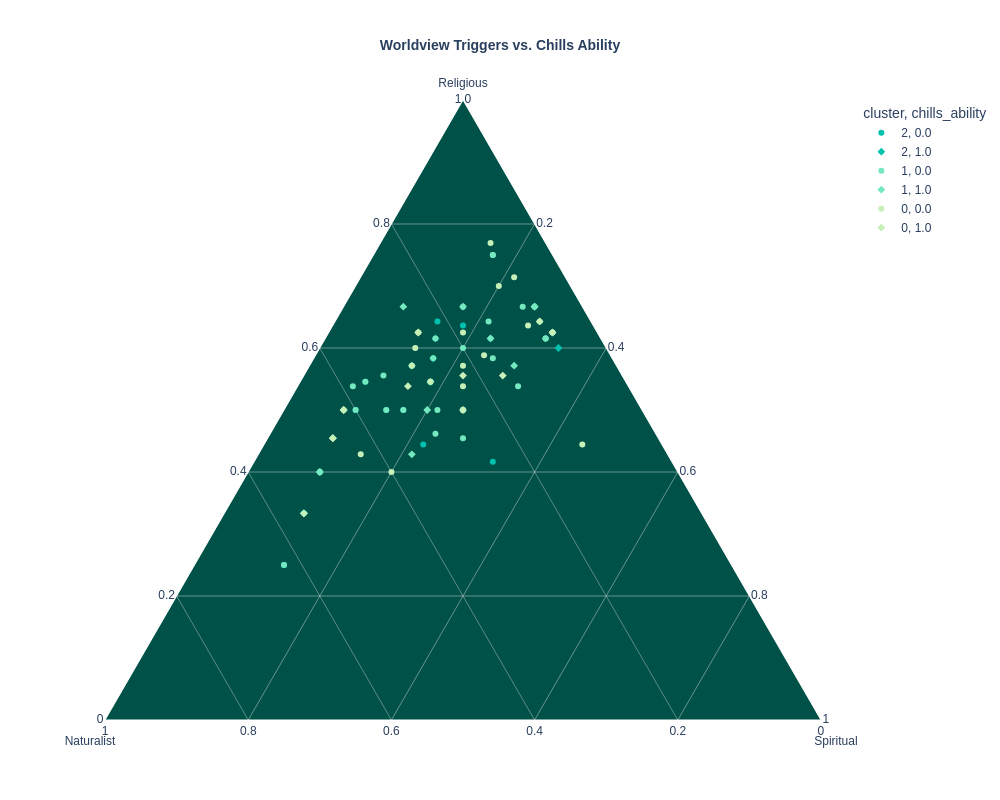

The notebook cell saved with this chart:
### Code cell
# 3. Build the plot using cleaned_data
fig = px.scatter_ternary(
    cleaned_data, 
    a="Religious_Score", 
    b="Naturalist_Score", 
    c="Spiritual_Score",
    color="cluster",           
    symbol="chills_ability",   
    size_max=15,
    # Plotly titles use HTML tags for bolding
    title="<b>Worldview Triggers vs. Chills Ability</b>",
    labels={
        "Religious_Score": "Theistic Triggers", 
        "Naturalist_Score": "Naturalist Triggers", 
        "Spiritual_Score": "Spiritual Triggers"
    },
    color_discrete_sequence=pheno_colors, # Applying your hex colors
    hover_data=['Participant_ID', 'worldview']
)

# Update layout for larger display and specific styling
fig.update_layout({
    'width': 1000,
    'height': 800,
    'title': {
        'font': {'size': 14}, # Requested title size
        'x': 0.5,             # Center the title
        'xanchor': 'center'
    },
    'ternary': {
        'sum': None,
        'aaxis': {
            'title': 'Religious', 
            'titlefont': {'size': 12}, # Requested axis label size
            'gridcolor': '#E3E3E3',       # Grid color
            'gridwidth': 0.4           # Grid weight
        },
        'baxis': {
            'title': 'Naturalist', 
            'titlefont': {'size': 12}, 
            'gridcolor': '#E3E3E3', 
            'gridwidth': 0.4
        },
        'caxis': {
            'title': 'Spiritual', 
            'titlefont': {'size': 12}, 
            'gridcolor': '#E3E3E3', 
            'gridwidth': 0.4
        },
        'bgcolor': '#005248' # Keeps the background clean for the grey grid
    },
    'legend': {'font': {'size': 12}},
    'font': {'family': "Arial"} # Clean font for all text
})

fig.show()

### Figure 1 — Plotly figure (JSON) as saved in the notebook; plotly's stock layout.template omitted (floating-point values rounded to 4 significant figures)
{"data": [{"a": [3, 6, 8, 5, 2, 3, 9, 4, 7, 8, 5, 7, 2, 6, 4, 6, 6], "b": [5, 4, 4, 4, 5, 5, 3, 3, 2, 2, 3, 5, 5, 3, 5, 4, 3], "c": [1, 2, 2, 1, 1, 1, 2, 2, 2, 3, 4, 2, 1, 2, 1, 1, 2], "customdata": [[1, "Atheist/Naturalist"], [15, "Agnostic/Secular"], [18, "Spiritual but not Religious"], [20, "Agnostic/Secular"], [21, "Atheist/Naturalist"], [25, "Agnostic/Secular"], [30, "Religious/Theistic"], [35, "Spiritual but not Religious"], [38, "Religious/Theistic"], [53, "Spiritual but not Religious"], [73, "Spiritual but not Religious"], [88, "Atheist/Naturalist"], [91, "Agnostic/Secular"], [92, "Spiritual but not Religious"], [93, "Atheist/Naturalist"], [94, "Agnostic/Secular"], [95, "Atheist/Naturalist"]], "hovertemplate": "cluster=2<br>chills_ability=0.0<br>Theistic Triggers=%{a}<br>Naturalist Triggers=%{b}<br>Spiritual Triggers=%{c}<br>Participant_ID=%{customdata[0]}<br>worldview=%{customdata[1]}<extra></extra>", "legendgroup": "2, 0.0", "marker": {"color": "#00C2AE", "symbol": "circle"}, "mode": "markers", "name": "2, 0.0", "showlegend": true, "subplot": "ternary", "type": "scatterternary"}, {"a": [4, 9, 7, 8, 10, 3], "b": [5, 1, 3, 3, 1, 5], "c": [1, 5, 2, 2, 4, 1], "customdata": [[14, "Atheist/Naturalist"], [27, "Religious/Theistic"], [29, "Atheist/Naturalist"], [86, "Religious/Theistic"], [98, "Religious/Theistic"], [100, "Atheist/Naturalist"]], "hovertemplate": "cluster=2<br>chills_ability=1.0<br>Theistic Triggers=%{a}<br>Naturalist Triggers=%{b}<br>Spiritual Triggers=%{c}<br>Participant_ID=%{customdata[0]}<br>worldview=%{customdata[1]}<extra></extra>", "legendgroup": "2, 1.0", "marker": {"color": "#00C2AE", "symbol": "diamond"}, "mode": "markers", "name": "2, 1.0", "showlegend": true, "subplot": "ternary", "type": "scatterternary"}, {"a": [4, 7, 5, 5, 7, 6, 2, 9, 4, 6, 7, 8, 6, 8, 6, 8, 8, 9, 6, 9, 6, 5, 10, 7, 7, 10, 10, 8, 6, 6, 7, 9, 6, 8], "b": [5, 4, 3, 3, 2, 3, 5, 1, 5, 3, 5, 1, 3, 2, 4, 1, 3, 2, 5, 1, 2, 4, 1, 2, 3, 1, 5, 1, 3, 4, 5, 1, 4, 1], "c": [1, 3, 3, 1, 4, 3, 1, 4, 1, 3, 2, 4, 3, 2, 3, 3, 2, 3, 1, 2, 2, 1, 5, 3, 2, 4, 5, 4, 2, 2, 1, 2, 1, 4], "customdata": [[2, "Atheist/Naturalist"], [3, "Atheist/Naturalist"], [4, "Spiritual but not Religious"], [7, "Agnostic/Secular"], [8, "Other"], [10, "Religious/Theistic"], [11, "Atheist/Naturalist"], [12, "Religious/Theistic"], [24, "Atheist/Naturalist"], [43, "Other"], [46, "Other"], [47, "Religious/Theistic"], [48, "Religious/Theistic"], [50, "Agnostic/Secular"], [51, "Atheist/Naturalist"], [52, "Religious/Theistic"], [57, "Atheist/Naturalist"], [58, "Religious/Theistic"], [59, "Agnostic/Secular"], [60, "Religious/Theistic"], [61, "Religious/Theistic"], [62, "Atheist/Naturalist"], [66, "Religious/Theistic"], [67, "Spiritual but not Religious"], [69, "Religious/Theistic"], [70, "Religious/Theistic"], [71, "Atheist/Naturalist"], [74, "Religious/Theistic"], [76, "Religious/Theistic"], [77, "Agnostic/Secular"], [81, "Atheist/Naturalist"], [82, "Religious/Theistic"], [83, "Spiritual but not Religious"], [87, "Religious/Theistic"]], "hovertemplate": "cluster=1<br>chills_ability=0.0<br>Theistic Triggers=%{a}<br>Naturalist Triggers=%{b}<br>Spiritual Triggers=%{c}<br>Participant_ID=%{customdata[0]}<br>worldview=%{customdata[1]}<extra></extra>", "legendgroup": "1, 0.0", "marker": {"color": "#74E8BF", "symbol": "circle"}, "mode": "markers", "name": "1, 0.0", "showlegend": true, "subplot": "ternary", "type": "scatterternary"}, {"a": [5, 8, 10, 10, 10, 8, 8, 3, 6, 4, 8, 8, 5, 6], "b": [5, 4, 1, 1, 1, 3, 2, 5, 5, 5, 2, 2, 3, 3], "c": [1, 2, 5, 4, 4, 1, 3, 1, 3, 1, 4, 2, 2, 2], "customdata": [[5, "Atheist/Naturalist"], [13, "Atheist/Naturalist"], [16, "Religious/Theistic"], [17, "Religious/Theistic"], [42, "Religious/Theistic"], [44, "Spiritual but not Religious"], [49, "Religious/Theistic"], [54, "Agnostic/Secular"], [55, "Atheist/Naturalist"], [56, "Atheist/Naturalist"], [65, "Religious/Theistic"], [68, "Religious/Theistic"], [72, "Religious/Theistic"], [79, "Other"]], "hovertemplate": "cluster=1<br>chills_ability=1.0<br>Theistic Triggers=%{a}<br>Naturalist Triggers=%{b}<br>Spiritual Triggers=%{c}<br>Participant_ID=%{customdata[0]}<br>worldview=%{customdata[1]}<extra></extra>", "legendgroup": "1, 1.0", "marker": {"color": "#74E8BF", "symbol": "diamond"}, "mode": "markers", "name": "1, 1.0", "showlegend": true, "subplot": "ternary", "type": "scatterternary"}, {"a": [10, 10, 10, 4, 10, 9, 7, 7, 10, 10, 4, 7, 5, 4, 8, 6, 3], "b": [3, 1, 1, 4, 1, 4, 3, 1, 1, 3, 2, 1, 2, 1, 3, 3, 3], "c": [3, 3, 2, 2, 5, 2, 3, 3, 5, 4, 1, 2, 1, 4, 3, 2, 1], "customdata": [[9, "Spiritual but not Religious"], [19, "Spiritual but not Religious"], [31, "Spiritual but not Religious"], [32, "Atheist/Naturalist"], [33, "Religious/Theistic"], [34, "Agnostic/Secular"], [36, "Spiritual but not Religious"], [37, "Spiritual but not Religious"], [39, "Religious/Theistic"], [40, "Agnostic/Secular"], [78, "Religious/Theistic"], [84, "Spiritual but not Religious"], [85, "Agnostic/Secular"], [90, "Spiritual but not Religious"], [96, "Religious/Theistic"], [97, "Spiritual but not Religious"], [99, "Spiritual but not Religious"]], "hovertemplate": "cluster=0<br>chills_ability=0.0<br>Theistic Triggers=%{a}<br>Naturalist Triggers=%{b}<br>Spiritual Triggers=%{c}<br>Participant_ID=%{customdata[0]}<br>worldview=%{customdata[1]}<extra></extra>", "legendgroup": "0, 0.0", "marker": {"color": "#C7F0B9", "symbol": "circle"}, "mode": "markers", "name": "0, 0.0", "showlegend": true, "subplot": "ternary", "type": "scatterternary"}, {"a": [7, 5, 5, 6, 3, 6, 6, 10, 9, 5, 5], "b": [4, 5, 2, 5, 5, 5, 3, 3, 1, 2, 5], "c": [2, 1, 1, 1, 1, 1, 3, 5, 4, 2, 1], "customdata": [[6, "Spiritual but not Religious"], [22, "Agnostic/Secular"], [23, "Spiritual but not Religious"], [26, "Agnostic/Secular"], [28, "Agnostic/Secular"], [41, "Agnostic/Secular"], [45, "Atheist/Naturalist"], [75, "Other"], [80, "Spiritual but not Religious"], [89, "Religious/Theistic"], [101, "Atheist/Naturalist"]], "hovertemplate": "cluster=0<br>chills_ability=1.0<br>Theistic Triggers=%{a}<br>Naturalist Triggers=%{b}<br>Spiritual Triggers=%{c}<br>Participant_ID=%{customdata[0]}<br>worldview=%{customdata[1]}<extra></extra>", "legendgroup": "0, 1.0", "marker": {"color": "#C7F0B9", "symbol": "diamond"}, "mode": "markers", "name": "0, 1.0", "showlegend": true, "subplot": "ternary", "type": "scatterternary"}], "layout": {"font": {"family": "Arial"}, "height": 800, "legend": {"font": {"size": 12}, "title": {"text": "cluster, chills_ability"}, "tracegroupgap": 0}, "ternary": {"aaxis": {"gridcolor": "#E3E3E3", "gridwidth": 0.4, "title": {"font": {"size": 12}, "text": "Religious"}}, "baxis": {"gridcolor": "#E3E3E3", "gridwidth": 0.4, "title": {"font": {"size": 12}, "text": "Naturalist"}}, "bgcolor": "#005248", "caxis": {"gridcolor": "#E3E3E3", "gridwidth": 0.4, "title": {"font": {"size": 12}, "text": "Spiritual"}}, "domain": {"x": [0, 1], "y": [0, 1]}}, "title": {"font": {"size": 14}, "text": "<b>Worldview Triggers vs. Chills Ability</b>", "x": 0.5, "xanchor": "center"}, "width": 1000}}
